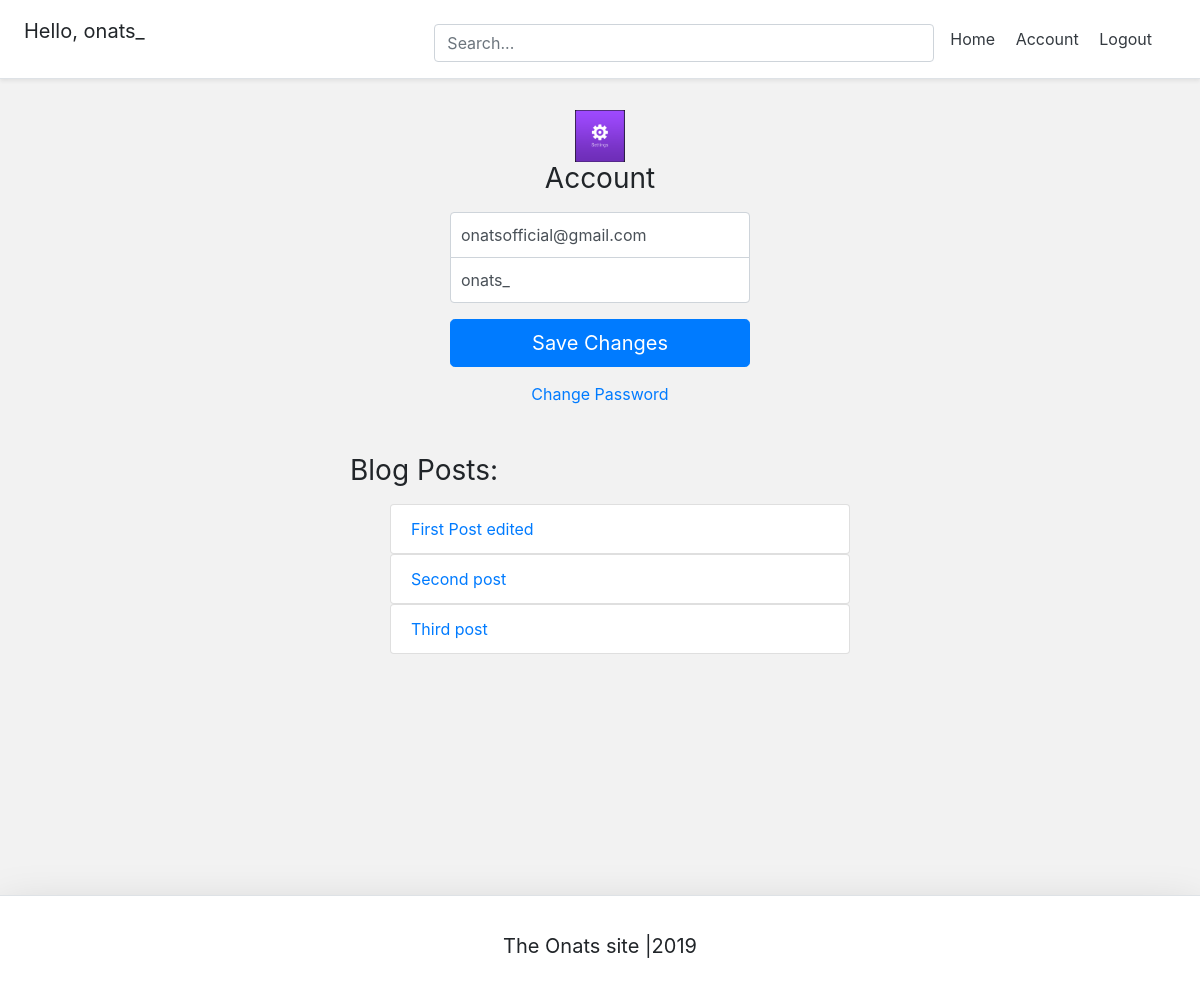
The page /account/ (signed in) on the database its author committed.
### account/models.py (models this page shows, shortened)
class Account(AbstractBaseUser):
    email = models.EmailField(verbose_name="email", max_length=60, unique=True)
    username = models.CharField(max_length=30, unique=True)
    date_joined = models.DateTimeField(verbose_name="date joined", auto_now_add=True)
    last_login = models.DateTimeField(verbose_name='last login', auto_now=True)
    is_admin = models.BooleanField(default=False)
    is_active = models.BooleanField(default=True)
    is_staff = models.BooleanField(default=False)
    is_superuser = models.BooleanField(default=False)
    USERNAME_FIELD = 'email'
    REQUIRED_FIELDS = ['username']
    objects = MyAccountManager()

### blog/models.py (models this page shows)
class BlogPost(models.Model):
    title = models.CharField(max_length=50, null=False, blank=True)
    body = models.CharField(max_length=5000, null=False, blank=True)
    image = models.ImageField(upload_to=upload_location, null=False, blank=True)
    date_published = models.DateTimeField(auto_now_add=True, verbose_name="date published")
    date_updated = models.DateTimeField(auto_now_add=True, verbose_name="date updated")
    author = models.ForeignKey(settings.AUTH_USER_MODEL, on_delete=models.CASCADE)
    slug = models.SlugField(blank=True, unique=True)
    def __str__(self):
        return self.title

### account/views.py (the view)
# urls.py: path('account/', account_view, name="account"),
def account_view(request):
    if not request.user.is_authenticated:
        return redirect("login")
    context = {}
    if request.POST:
        form = AccountUpdateForm(request.POST, instance=request.user)
        if form.is_valid():
            form.initial = {
                "email": request.POST['email'],
                "username": request.POST['username']
            }
            form.save()
            context['success_message'] = "Changes have been saved."
    else:
        form = AccountUpdateForm(
            initial={
                "email": request.user.email,
                "username": request.user.username
            }
        )
    context['account_form'] = form
    blog_posts = BlogPost.objects.filter(author=request.user)
    context['blog_posts'] = blog_posts
    return render(request, 'account/account.html', context)

### account/forms.py (shortened to what this page needs)
class AccountUpdateForm(forms.ModelForm):
    class Meta:
        model = Account
        fields = ('email', 'username')

### account/templates/account/account.html (shortened to what this page needs)
{% extends 'base.html' %}
{% load static %}
{% block content %}
    <form class="form-signin" method="post">{% csrf_token %}
        <div class="d-flex flex-column">
            <img class="img-fluid mx-auto d-block" src="{% static 'settings.PNG' %}" alt="settings logo" width="50px"
                 height="50px">
        </div>
        <h1 class="h3 mb-3 font-weight-normal">Account</h1>
        <input type="email" name="email" id="inputEmail" class="form-control" placeholder="Email address" required
               autofocus value="{{ account_form.initial.email }}">
        <input type="text" name="username" id="inputUsername" class="form-control" placeholder="Username" required
               value="{{ account_form.initial.username }}">
        <button class="btn btn-lg btn-primary btn-block" type="submit">Save Changes</button>
    </form>
    <div class="d-flex flex-column">
        <a class="m-auto" href="{% url 'password_change' %} ">Change Password</a>
    </div>
    <div class="container mt-4 p-4">
        <div class="row">
            <div class="blog-posts">
                <h3 class="mb-3 font-weight-normal">Blog Posts:</h3>
                {% if blog_posts %}
                    <ul>
                        {% for post in blog_posts %}
                            <a href="{% url 'blog:detail' post.slug %}" style="text-decoration: none">
                                <li class="list-group-item">{{ post }}</li>
                            </a>
                        {% endfor %}
                    </ul>
                {% else %}
                    <p>You have no blog posts yet. <a href="{% url 'blog:create' %}">Create one now</a></p>
                {% endif %}
            </div>
        </div>
    </div>
{% endblock content %}

### templates/snippets/header.html (shortened to what this page needs)
<link rel="stylesheet" href="https://stackpath.bootstrapcdn.com/bootstrap/4.4.1/css/bootstrap.min.css"
>
<div class="d-flex flex-column flex-md-row align-items-center p-3 px-md-4 mb-3 bg-white border-bottom shadow-sm">
    <h5 class="my-0 mr-md-auto font-weight-normal">
        {% if request.user.is_authenticated %}
            <p>Hello, {{ request.user.username }}</p>
        {% endif %}
    </h5>
    <div class="search-bar mt-sm-2 mr-2">
        <form onsubmit="return executeQuery();">
            <input type="text" class="form-control" name="q" id="id_q" placeholder="Search...">
        </form>
    </div>
    <nav class="my-2 my-md-0 mr-md-3">
        {% if request.user.is_authenticated %}
                <a class="p-2 text-dark" href="{% url 'home' %}">Home</a>
                <a class="p-2 text-dark" href="{% url 'account' %}">Account</a>
                <a class="p-2 text-dark" href="{% url 'logout' %}">Logout</a>
        {% else %}
                <a class="p-2 text-dark" href="{% url 'home' %}">Home</a>
                <a class="p-2 text-dark" href="{% url 'login' %}">Login</a>
                <a class="btn btn-outline-primary" href="{% url 'register' %}">Register</a>
        {% endif %}
    </nav>
</div>

### templates/snippets/header.html (style rules this page uses)
@media (min-width: 768px) { html { font-size: 16px; } }
.container { max-width: 960px; }
.search-bar { max-width: 500px; width: 100%; }

### templates/snippets/base_css.html (style rules this page uses)
body { background-color: #f2f2f2; }

### account/templates/account/account.html (style rules this page uses)
.form-signin { width: 100%; max-width: 330px; padding: 15px; margin: auto; }
.form-signin .form-control { position: relative; box-sizing: border-box; height: auto; padding: 10px; font-size: 16px; }
.form-signin input[type="email"] { margin-bottom: -1px; border-bottom-right-radius: 0; border-bottom-left-radius: 0; }
.form-signin input[type="text"] { margin-bottom: 10px; border-top-left-radius: 0; border-top-right-radius: 0; }
.h3 { text-align: center; }
.blog-posts { max-width: 500px; width: 100%; margin: auto; }

### rows shown on the page
Account: user.username "onats_", email "onatsofficial@gmail.com", username "onats_"
BlogPost: title "First Post edited"
BlogPost: title "Second post"
BlogPost: title "Third post"
